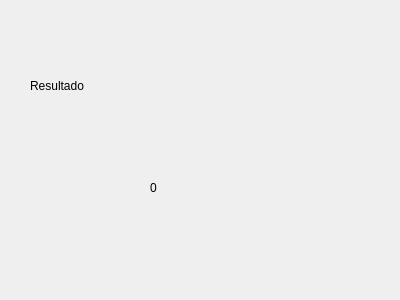
<?xml version="1.0" encoding="UTF-8"?>
<ui version="4.0">
 <class>Dialog</class>
 <widget class="QDialog" name="Dialog">
  <property name="geometry">
   <rect>
    <x>0</x>
    <y>0</y>
    <width>400</width>
    <height>300</height>
   </rect>
  </property>
  <property name="windowTitle">
   <string>Dialog</string>
  </property>
  <widget class="QLabel" name="label">
   <property name="geometry">
    <rect>
     <x>30</x>
     <y>60</y>
     <width>141</width>
     <height>51</height>
    </rect>
   </property>
   <property name="text">
    <string>Resultado</string>
   </property>
  </widget>
  <widget class="QLabel" name="txt_resultado">
   <property name="geometry">
    <rect>
     <x>150</x>
     <y>180</y>
     <width>55</width>
     <height>16</height>
    </rect>
   </property>
   <property name="text">
    <string>0</string>
   </property>
  </widget>
 </widget>
 <resources/>
 <connections/>
</ui>
